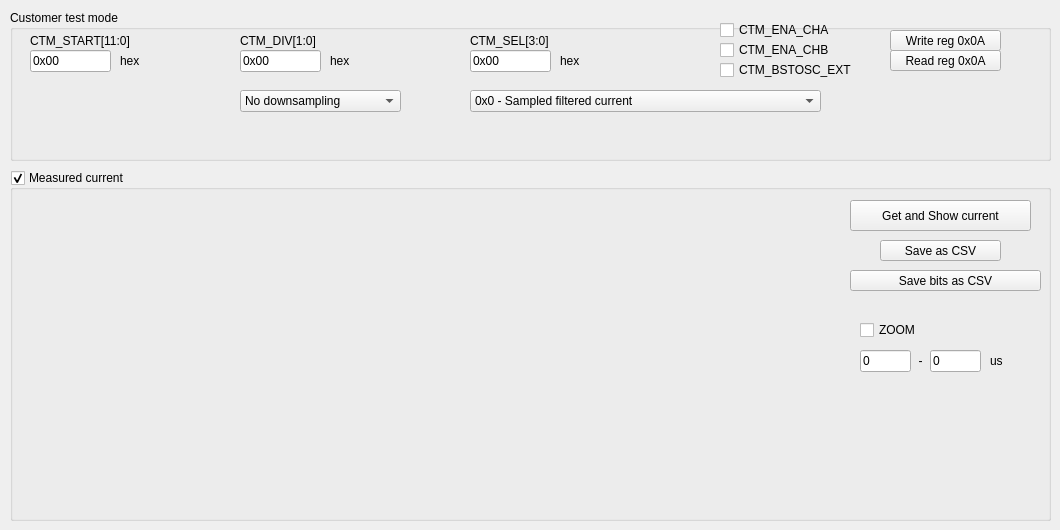
   <widget class="QWidget" name="tab_4">
    <attribute name="title">
     <string>Additional registers</string>
    </attribute>
    <widget class="QGroupBox" name="groupBoxConfv1_3">
     <property name="geometry">
      <rect>
       <x>10</x>
       <y>10</y>
       <width>1041</width>
       <height>151</height>
      </rect>
     </property>
     <property name="title">
      <string>Customer test mode</string>
     </property>
     <property name="checkable">
      <bool>false</bool>
     </property>
     <widget class="CustomControls::LineEdit" name="lineEdit_74">
      <property name="geometry">
       <rect>
        <x>230</x>
        <y>40</y>
        <width>81</width>
        <height>22</height>
       </rect>
      </property>
      <property name="accessibleName">
       <string>MREGX0A[CTM_DIV]</string>
      </property>
      <property name="text">
       <string>0x00</string>
      </property>
     </widget>
     <widget class="CustomControls::PushButton" name="pushButton_64">
      <property name="geometry">
       <rect>
        <x>880</x>
        <y>40</y>
        <width>111</width>
        <height>21</height>
       </rect>
      </property>
      <property name="accessibleName">
       <string>ReadREGX(MREGX0A)</string>
      </property>
      <property name="text">
       <string>Read reg 0x0A</string>
      </property>
     </widget>
     <widget class="QLabel" name="label_78">
      <property name="geometry">
       <rect>
        <x>110</x>
        <y>40</y>
        <width>31</width>
        <height>21</height>
       </rect>
      </property>
      <property name="text">
       <string>hex</string>
      </property>
     </widget>
     <widget class="CustomControls::PushButton" name="pushButton_65">
      <property name="geometry">
       <rect>
        <x>880</x>
        <y>20</y>
        <width>111</width>
        <height>21</height>
       </rect>
      </property>
      <property name="accessibleName">
       <string>WriteREGX(MREGX0A)</string>
      </property>
      <property name="text">
       <string>Write reg 0x0A</string>
      </property>
     </widget>
     <widget class="QLabel" name="label_79">
      <property name="geometry">
       <rect>
        <x>320</x>
        <y>40</y>
        <width>31</width>
        <height>21</height>
       </rect>
      </property>
      <property name="text">
       <string>hex</string>
      </property>
     </widget>
     <widget class="CustomControls::CheckBox" name="checkBox_99">
      <property name="geometry">
       <rect>
        <x>710</x>
        <y>10</y>
        <width>161</width>
        <height>20</height>
       </rect>
      </property>
      <property name="accessibleName">
       <string>MREGX0A[CTM_ENA_CHA]</string>
      </property>
      <property name="text">
       <string>CTM_ENA_CHA</string>
      </property>
     </widget>
     <widget class="QLabel" name="label_80">
      <property name="geometry">
       <rect>
        <x>20</x>
        <y>20</y>
        <width>191</width>
        <height>21</height>
       </rect>
      </property>
      <property name="text">
       <string>CTM_START[11:0]</string>
      </property>
     </widget>
     <widget class="QLabel" name="label_81">
      <property name="geometry">
       <rect>
        <x>230</x>
        <y>20</y>
        <width>191</width>
        <height>21</height>
       </rect>
      </property>
      <property name="text">
       <string>CTM_DIV[1:0]</string>
      </property>
     </widget>
     <widget class="CustomControls::LineEdit" name="lineEdit_76">
      <property name="geometry">
       <rect>
        <x>20</x>
        <y>40</y>
        <width>81</width>
        <height>22</height>
       </rect>
      </property>
      <property name="accessibleName">
       <string>MREGX0A[CTM_START]</string>
      </property>
      <property name="text">
       <string>0x00</string>
      </property>
     </widget>
     <widget class="CustomControls::CheckBox" name="checkBox_104">
      <property name="geometry">
       <rect>
        <x>710</x>
        <y>30</y>
        <width>151</width>
        <height>20</height>
       </rect>
      </property>
      <property name="accessibleName">
       <string>MREGX0A[CTM_ENA_CHB]</string>
      </property>
      <property name="text">
       <string>CTM_ENA_CHB</string>
      </property>
     </widget>
     <widget class="QLabel" name="label_66">
      <property name="geometry">
       <rect>
        <x>460</x>
        <y>20</y>
        <width>191</width>
        <height>21</height>
       </rect>
      </property>
      <property name="text">
       <string>CTM_SEL[3:0]</string>
      </property>
     </widget>
     <widget class="QLabel" name="label_162">
      <property name="geometry">
       <rect>
        <x>550</x>
        <y>40</y>
        <width>31</width>
        <height>21</height>
       </rect>
      </property>
      <property name="text">
       <string>hex</string>
      </property>
     </widget>
     <widget class="CustomControls::LineEdit" name="lineEdit_75">
      <property name="geometry">
       <rect>
        <x>460</x>
        <y>40</y>
        <width>81</width>
        <height>22</height>
       </rect>
      </property>
      <property name="accessibleName">
       <string>MREGX0A[CTM_SEL]</string>
      </property>
      <property name="text">
       <string>0x00</string>
      </property>
     </widget>
     <widget class="CustomControls::CheckBox" name="checkBox_105">
      <property name="geometry">
       <rect>
        <x>710</x>
        <y>50</y>
        <width>151</width>
        <height>20</height>
       </rect>
      </property>
      <property name="accessibleName">
       <string>MREGX0A[CTM_BSTOSC_EXT]</string>
      </property>
      <property name="text">
       <string>CTM_BSTOSC_EXT</string>
      </property>
     </widget>
     <widget class="CustomControls::ComboBox" name="comboBoxS1R1_10">
      <property name="geometry">
       <rect>
        <x>460</x>
        <y>80</y>
        <width>351</width>
        <height>22</height>
       </rect>
      </property>
      <property name="accessibleName">
       <string>MREGX0A[CTM_SEL]</string>
      </property>
      <item>
       <property name="text">
        <string>0x0 - Sampled filtered current</string>
       </property>
      </item>
      <item>
       <property name="text">
        <string>0x1 - Sampled filt. curr + avg idc enabled</string>
       </property>
      </item>
      <item>
       <property name="text">
        <string>0x2 - Sampl pulse for chip at b0 + cmp1 ^ cmp2 at b1</string>
       </property>
      </item>
      <item>
       <property name="text">
        <string>0x3 - Same as 0x02, threshold instead of current</string>
       </property>
      </item>
      <item>
       <property name="text">
        <string>0x4 - Sampled SDM stream</string>
       </property>
      </item>
      <item>
       <property name="text">
        <string>0x5</string>
       </property>
      </item>
      <item>
       <property name="text">
        <string>0x6</string>
       </property>
      </item>
      <item>
       <property name="text">
        <string>0x7</string>
       </property>
      </item>
      <item>
       <property name="text">
        <string>0x8</string>
       </property>
      </item>
      <item>
       <property name="text">
        <string>0x9</string>
       </property>
      </item>
      <item>
       <property name="text">
        <string>0xA</string>
       </property>
      </item>
      <item>
       <property name="text">
        <string>0xB</string>
       </property>
      </item>
      <item>
       <property name="text">
        <string>0xC</string>
       </property>
      </item>
      <item>
       <property name="text">
        <string>0xD</string>
       </property>
      </item>
      <item>
       <property name="text">
        <string>0xE</string>
       </property>
      </item>
      <item>
       <property name="text">
        <string>0xF</string>
       </property>
      </item>
     </widget>
     <widget class="CustomControls::ComboBox" name="comboBoxS1R1_8">
      <property name="geometry">
       <rect>
        <x>230</x>
        <y>80</y>
        <width>161</width>
        <height>22</height>
       </rect>
      </property>
      <property name="accessibleName">
       <string>MREGX0A[CTM_DIV]</string>
      </property>
      <item>
       <property name="text">
        <string>No downsampling</string>
       </property>
      </item>
      <item>
       <property name="text">
        <string>3x</string>
       </property>
      </item>
      <item>
       <property name="text">
        <string>6x</string>
       </property>
      </item>
      <item>
       <property name="text">
        <string>9x</string>
       </property>
      </item>
     </widget>
    </widget>
    <widget class="QGroupBox" name="groupBox_13">
     <property name="geometry">
      <rect>
       <x>10</x>
       <y>170</y>
       <width>1041</width>
       <height>351</height>
      </rect>
     </property>
     <property name="title">
      <string>Measured current</string>
     </property>
     <property name="checkable">
      <bool>true</bool>
     </property>
     <widget class="CustomControls::PushButton" name="pushButton_77">
      <property name="geometry">
       <rect>
        <x>840</x>
        <y>30</y>
        <width>181</width>
        <height>31</height>
       </rect>
      </property>
      <property name="accessibleName">
       <string>GetAndShowCurrent()</string>
      </property>
      <property name="text">
       <string>Get and Show current</string>
      </property>
     </widget>
     <widget class="QCustomPlot" name="ptCurrent" native="true">
      <property name="geometry">
       <rect>
        <x>20</x>
        <y>30</y>
        <width>800</width>
        <height>300</height>
       </rect>
      </property>
      <property name="minimumSize">
       <size>
        <width>800</width>
        <height>300</height>
       </size>
      </property>
      <property name="maximumSize">
       <size>
        <width>16777215</width>
        <height>16777215</height>
       </size>
      </property>
     </widget>
     <widget class="CustomControls::PushButton" name="pushButton_84">
      <property name="geometry">
       <rect>
        <x>870</x>
        <y>70</y>
        <width>121</width>
        <height>21</height>
       </rect>
      </property>
      <property name="accessibleName">
       <string>SaveCSVCurrent()</string>
      </property>
      <property name="text">
       <string>Save as CSV</string>
      </property>
     </widget>
     <widget class="QLineEdit" name="lineEditZOOM_START">
      <property name="geometry">
       <rect>
        <x>850</x>
        <y>180</y>
        <width>51</width>
        <height>22</height>
       </rect>
      </property>
      <property name="accessibleName">
       <string/>
      </property>
      <property name="text">
       <string>0</string>
      </property>
     </widget>
     <widget class="QLineEdit" name="lineEditZOOM_STOP">
      <property name="geometry">
       <rect>
        <x>920</x>
        <y>180</y>
        <width>51</width>
        <height>22</height>
       </rect>
      </property>
      <property name="accessibleName">
       <string/>
      </property>
      <property name="text">
       <string>0</string>
      </property>
     </widget>
     <widget class="QLabel" name="label_205">
      <property name="geometry">
       <rect>
        <x>900</x>
        <y>180</y>
        <width>21</width>
        <height>21</height>
       </rect>
      </property>
      <property name="text">
       <string>-</string>
      </property>
      <property name="alignment">
       <set>Qt::AlignCenter</set>
      </property>
     </widget>
     <widget class="QLabel" name="label_220">
      <property name="geometry">
       <rect>
        <x>980</x>
        <y>180</y>
        <width>31</width>
        <height>21</height>
       </rect>
      </property>
      <property name="text">
       <string>us</string>
      </property>
      <property name="alignment">
       <set>Qt::AlignLeading|Qt::AlignLeft|Qt::AlignVCenter</set>
      </property>
     </widget>
     <widget class="QCheckBox" name="checkBoxZOOM">
      <property name="geometry">
       <rect>
        <x>850</x>
        <y>150</y>
        <width>131</width>
        <height>20</height>
       </rect>
      </property>
      <property name="accessibleName">
       <string>REGX0A[CTM_ENA_CHA]</string>
      </property>
      <property name="text">
       <string>ZOOM</string>
      </property>
     </widget>
     <widget class="CustomControls::PushButton" name="pushButton_87">
      <property name="geometry">
       <rect>
        <x>840</x>
        <y>100</y>
        <width>191</width>
        <height>21</height>
       </rect>
      </property>
      <property name="accessibleName">
       <string>SaveBitCSVCurrent()</string>
      </property>
      <property name="text">
       <string>Save bits as CSV</string>
      </property>
     </widget>
    </widget>
   </widget>
